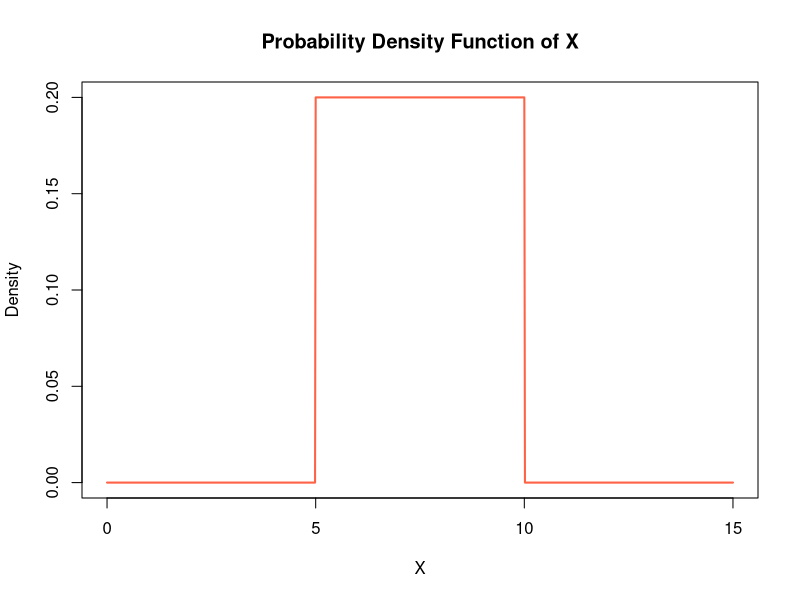

Write R code to recreate this figure.
# Luis Valdivia
################################################################################
# 1
# a
# X ~ Unif (5,10)
# Plot the probability density function of X. 
x.val <- seq(from = 0, to = 15, length.out = 1000)
pdf.vec <-dunif(x.val, min = 5, max = 10)
plot(x.val, pdf.vec, type = 'l', lty = 1, lwd = 2, col = 'tomato',
     xlab = "X", ylab = "Density", main = "Probability Density Function of X")

# b
# Manually calculate P(0<X<8).
# The pdf is zero outside of the interval [5,10], so we just care about about the 
# range [5,8], which has length 3. We multiply this by 1/(10-5) = 1/5 to get 
# P(0<X<8) = 3/5 = 0.6.

# c
# Write code to determine P(0<X<8), is it the same as what you get in part b?
punif(8, min = 5, max = 10) - punif(0, min = 5, max = 10) 


# 2
# a
punif(35, min = 20, max = 40)

# b
punif(35, min = 20, max = 40)

# c
punif(22, min = 20, max = 40, lower.tail = F)

# 3
# a
# continuous

# b
# discrete
